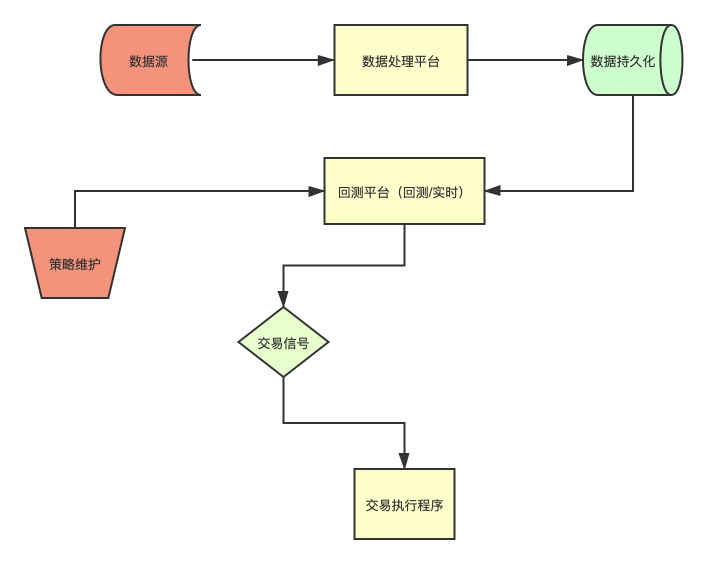
#> input picture 21_图片处理/01_PIL/CTP简化交易工作流程.png, 1416 x 1128 px (shown at 1/2 size)
$ python PIL_test.py   (older library calls are emulated)
#> lines starting #> are read from the running program, lines starting #| are printed output that depends on the picture
#!/usr/bin/env python3
# -*- coding: utf-8 -*-

"""

pip3 install pillow
"""

from PIL import Image

if __name__ == '__main__':
    img = Image.open('CTP简化交易工作流程.png') #返回一个Image对象
#> img is the input picture: PIL image 1416x1128 RGBA; mean R, G, B, A 28.1, 26.3, 21.5, 34.3
    print('宽：%d,高：%d'%(img.size[0],img.size[1]))
#| 宽：1416,高：1128
    basewidth = 780
    wpercent = (basewidth/float(img.size[0]))
#> wpercent = 0.551
    hsize = int((float(img.size[1])*float(wpercent)))
#> hsize = 621

    print(basewidth,hsize)
#| 780 621
    img = img.resize((basewidth,hsize), Image.ANTIALIAS)
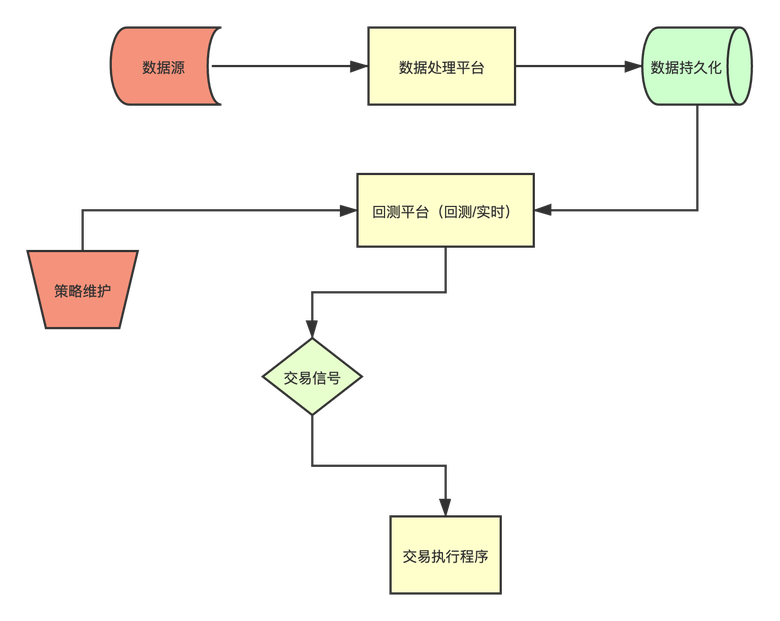
#> img: PIL image 780x621 RGBA; mean R, G, B, A 28.7, 26.9, 22.2, 34.3; transparent parts drawn white

    img.save('CTP简化交易工作流程_.png')
